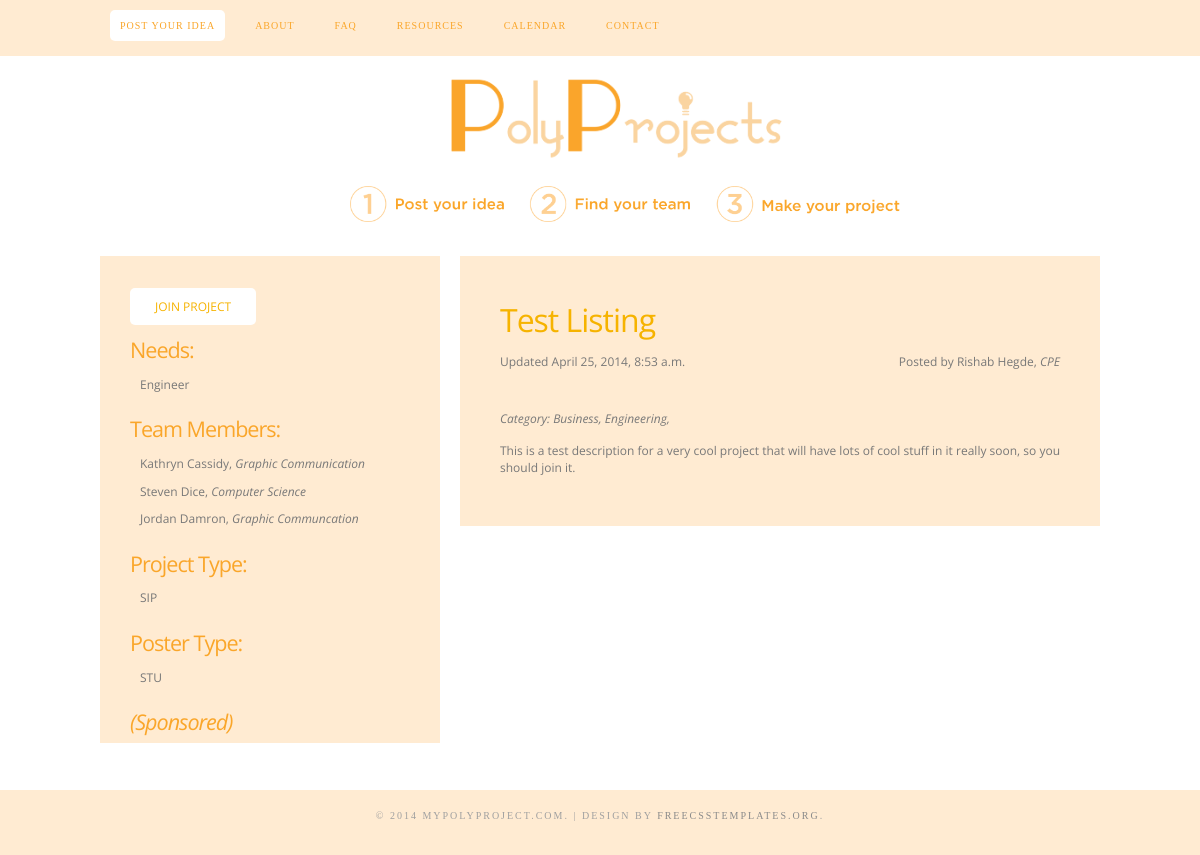
Page /listings/2/ on the committed database.
### listings/models.py (models this page shows)
class Listing(models.Model):
  CHOICE_LENGTH = 5
  owner = models.ForeignKey(User,)
  title = models.CharField(max_length=50)
  description = models.TextField()
  date_posted = models.DateTimeField(auto_now_add=True, blank=True)
  tags = models.CharField(max_length=100, blank=True)
  finished = models.BooleanField(default=False, blank=True)
  sponsored = models.BooleanField(default=False)
  name = models.CharField(max_length=100)
  major = models.CharField(max_length=CHOICE_LENGTH,
    choices=iterableFromFile('/choices/majors.list'))
  project_type = models.CharField(max_length=CHOICE_LENGTH,
    choices=iterableFromFile('/choices/types.list'))
  poster_type = models.CharField(max_length=CHOICE_LENGTH,
    choices=iterableFromFile('/choices/posters.list'))
  category = models.ManyToManyField(Category,)
  skill = models.ManyToManyField(Skill,)
  def can_edit(self, user):
    return user == self.owner

class Category(models.Model):
  name = models.CharField(max_length=30)

class Skill(models.Model):
  name = models.CharField(max_length=30)

### listings/views.py (the view)
# urls.py: url(r'^(?P<listing_id>[0-9]+)/$', views.detail, name='detail'),
def detail(request, listing_id):
  listing = get_object_or_404(Listing, pk=listing_id)
  showedit = listing.can_edit(request.user)
  return render(request, 'listings/detail.html', {'listing':listing,'showedit':showedit})

### listings/templates/listings/detail.html (shortened to what this page needs)
{% extends "base.html" %}
{% block content %}
<div id="wrapper">
  <div id="page">
    <div id="page-bgtop">
      <div id="page-bgbtm">
        <div id="content">
          <div class="post">
            <h2 class="title">{{ listing.title }}</h2>
            <p class="meta"><span class="date"> Updated {{ listing.date_posted }}</span><span class="posted">Posted by {{ listing.name }}, <em>{{ listing.get_major_display }}</em></span></p>
            <div style="clear: both;">&nbsp;</div>
            <div class="entry">
              <p><em>Category:
              {% for category in listing.category.all %}
                {{ category.name }},
              {% endfor %}
              </em></p>
              {{ listing.description }}
            </div>
          </div>
          <div style="clear: both;">&nbsp;</div>
        </div>
        <div id="sidebar">
          <ul>
            <li>
              <a href="#" class="button">Join Project</a>
              <div style="clear: both;">&nbsp;</div>
            </li>
            <li>
              <h2>Needs:</h2>
              <ul>
                {% for skill in listing.skill.all %}
                  <li>{{ skill.name }}</li>
                {% endfor %}
              </ul>
            </li>
            <li>
              <h2>Team Members:</h2>
              <ul>
                <li>Kathryn Cassidy, <em>Graphic Communication</em></li>
                <li>Steven Dice, <em>Computer Science</em></li>
                <li>Jordan Damron, <em>Graphic Communcation</em></li>
              </ul>
            </li>
            <li>
              <h2>Project Type:</h2>
              <ul>
                <li>{{ listing.get_project_type_display }}</li>
              </ul>
            </li>
            <li>
              <h2>Poster Type:</h2>
              <ul>
                <li>{{ listing.get_poster_type_display }}</li>
              </ul>
            </li>
            <li>
            {% if listing.sponsored %}
              <h2><em>(Sponsored)</em></h2>
            {% endif %}
            </li>
          </ul>
        </div>
        <div style="clear: both;">&nbsp;</div>
      </div>
    </div>
  </div>
</div>
{% endblock %}

### listings/static/style.css (style rules this page uses)
body { margin: 0; padding: 0; background: #FFFFFF; font-family: 'Open Sans', sans-serif; font-size: 12px; color: #787878; }
h1, h2, h3 { margin: 0px; padding: 0px; letter-spacing: -1px; font-weight: normal; color: #F6B300; }
h2 { font-size: 2.4em; }
p, ul, ol { margin-top: 0; line-height: 180%; }
a { text-decoration: none; color: #F6B300; }
#page { overflow: hidden; width: 1000px; margin: 0px auto; padding: 30px 0px; }
#content { float: right; width: 640px; }
.post { margin-bottom: 15px; padding: 30px 40px; background: #FFEBD2; }
.post .title { height: 38px; margin-bottom: 10px; padding: 12px 0 0 0px; font-size: 32px; }
.post .meta { margin-bottom: 30px; padding: 5px 0px 10px 0px; text-align: left; font-weight: normal; }
.post .meta .date { float: left; }
.post .meta .posted { float: right; }
.post .entry { padding: 0px 0px 20px 0px; padding-bottom: 20px; text-align: justify; }
.button { padding: 10px 25px; background: #FFF; border-radius: 5px; text-transform: uppercase; font-size: 12px; }
#sidebar { float: left; width: 280px; margin: 0px; padding: 40px 30px 0px 30px; color: #787878; background: #FFEBD2; }
#sidebar ul { margin: 0; padding: 0; list-style: none; }
#sidebar li { margin: 0; padding: 0; }
#sidebar li ul { margin: 0px 0px; padding-bottom: 20px; }
#sidebar li li { margin: 0px 0px; padding: 3px 10px; border-left: none; }
#sidebar h2 { padding-bottom: 10px; font-size: 1.8em; color: #FAA62A; }
#sidebar a { border: none; }

### rows in the picture
Listing: title "Test Listing", date_posted "April 25, 2014, 8:53 a.m.", name "Rishab Hegde", major "CPE", description "This is a test description for a very cool project that will have lots of cool stuff in it really soon, so you should join it.", project_type "SIP", poster_type "STU"
Category: name "Business"
Category: name "Engineering"
Skill: name "Engineer"
